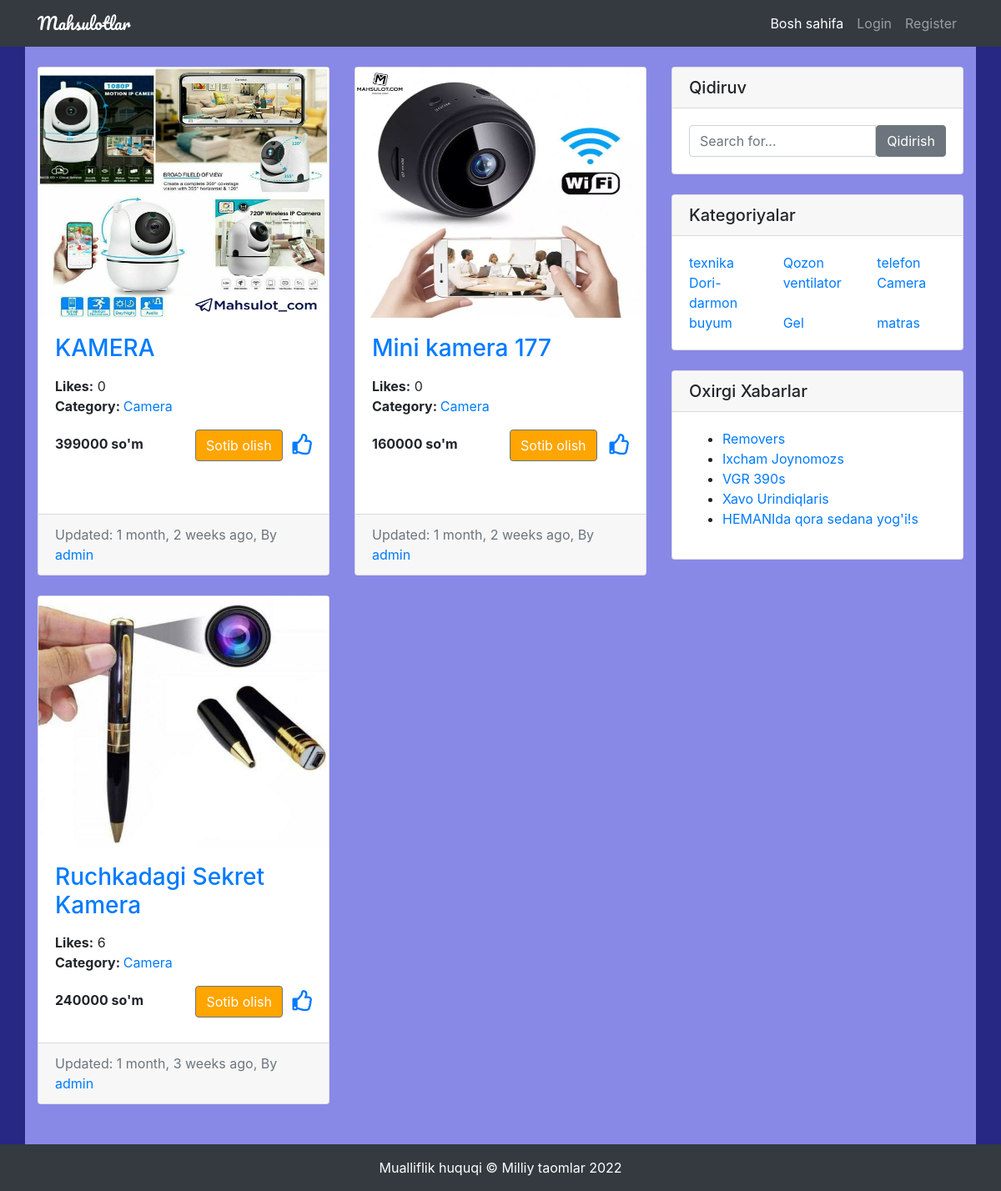
/?q=&cat=Camera, run on the app's committed database.
### restaurants/models.py (models this page shows, shortened)
class Restaurant(models.Model):
    user = models.ForeignKey(User, on_delete=models.CASCADE)
    title = models.CharField(max_length=120)
    image = models.ImageField(upload_to='restaurants/')
    categories = models.CharField(max_length=120)
    location = models.CharField(max_length=120)
    narxi = models.IntegerField()
    aloqa=models.CharField(max_length=150)
    details = models.TextField()
    slug = models.SlugField(unique=True, blank=True)
    likes = models.ManyToManyField(User, related_name='post_likes', blank=True)
    views = models.IntegerField(default=0,blank=True)
    created_at = models.DateTimeField(auto_now_add=True)
    updated_at = models.DateTimeField(auto_now=True)
    is_active = models.BooleanField(default=True)
    def likes_count(self):
        return self.likes.count()
    def get_categories(self):
        cats = self.categories.split(',')
        return cats

### restaurants/views.py (the view, shortened to what this page needs)
# urls.py: path('', RestaurantListView.as_view(), name='home'),
class RestaurantListView(ListView):
    queryset = Restaurant.objects.all()
    paginate_by = 6
    template_name = 'restaurants/restaurant_list.html'
    def get_queryset(self):
        queryset = super().get_queryset()
        q = self.request.GET.get('q')
        cat = self.request.GET.get('cat')
        author = self.request.GET.get('author')
        if q:
            queryset = queryset.filter(
                Q(title__icontains=q) |
                Q(details__icontains=q)
            ).distinct()
        if cat:
            queryset = queryset.filter(categories__icontains=cat)
        if author:
            queryset = queryset.filter(user__username=author)
        return queryset[::-1]

### restaurants/context_processor.py (called while the page is built)
def categories(request):
    cat_list = []
    all_cat = Restaurant.objects.all()
    for cat in all_cat:
        name_list = cat.categories.split(',')
        for item in name_list:
            cat_list.append(item)
    cat_dict = {'categories': set(cat_list)}
    return cat_dict

def user_liked_posts(request):
    if request.user.is_authenticated:
        posts = Restaurant.objects.filter(likes=request.user.id)
        return {'user_liked_posts': posts}
    else:
        return {'user_liked_posts': None}

def recent_posts(request):
    posts = Restaurant.objects.all().order_by('-created_at')[:5]
    context={
        'recent_posts': posts
        }
    return context

### templates/restaurants/restaurant_list.html (shortened to what this page needs)
{% extends 'base.html' %}
{% load humanize %}
{% block content %}
<div class="row" style="background-color: rgb(136, 136, 231) ;">
  <div class="col-md-8 my-4">
    <div class="row">
      {% if object_list %}
      {% for obj in object_list %}
      <div class="col-md-6">
        <div class="card mb-4" style="height: 610px;">
          <img style="height: 300px ;"  src="{{ obj.image.url }}" alt="Card image cap" >
          <div class="card-body" style="height: 210px ;">
            <h3 class="card-title">
              <a href="{% url 'detail' obj.slug %}">{{ obj.title }}</a>
            </h3>
            <p class="card-text">
              <div class="row">
                <div class="col-md-6">
                  <b>Likes:</b> {{ obj.likes_count }}
                </div>
              </div>
              <div class="row">
                <div class="col-md-12">
                  <b>Category: </b>
                  {% for cat in obj.get_categories %}
                  <a href="?q={{ request.GET.q }}&cat={{ cat }}">{{ cat }}</a>
                  {% endfor %}
                </div>
              </div>
            </p>
        <b>{{ obj.narxi}} so'm</b>
        <b style="color: white;"> _______</b>
            <a href="{% url 'detail' obj.slug %}" class="btn btn-secondary" style="background-color: orange;">Sotib olish</a>
            <div class="float-right user-icons">
              {% if obj in user_liked_posts %}
              <form action="{% url 'home' %}" id='like_form{{ obj.id }}' method="POST">
                {% csrf_token %}
                <input type="hidden" name="unlike" value="{{ obj.id }}">
                <a href="javascript:{}" onclick="document.getElementById('like_form{{obj.id}}').submit(); return false;">
                  <i class="fas fa-thumbs-up"></i></a>
              </form>
              {% else %}
              <form action="{% url 'home' %}" id='unlike_form{{ obj.id }}' method="POST">
                <a href="javascript:{}" onclick="document.getElementById('unlike_form{{obj.id}}').submit(); return false;">
                  <i class="far fa-thumbs-up"></i></a>
              </form>
              {% endif %}
            </div>
          </div>
          <div class="card-footer text-muted">
            Updated: {{obj.updated_at|naturaltime}}, By
            <a href="?author={{ obj.user }}">{{ obj.user }}</a>
          </div>
        </div>
      </div>
      {% endfor %}
      {% else %}
      <P class="btn btn-warning ml-3">Bunday mahsulot topilmadi</P>
      {% endif %}
    </div>
  </div>
  {% endblock content %}

### templates/partials/_widgets.html
<div class="col-md-4">
    <div class="card my-4">
        <h5 class="card-header">Qidiruv</h5>
        <div class="card-body">
            <form action="{% url 'home' %}" method="get">
                <div class="input-group">
                    <input type="search" name='q' class="form-control" placeholder="Search for..." value="{{ request.GET.q }}" required>
                    <span class="input-group-btn">
                        <button class="btn btn-secondary" type="submit">Qidirish</button>
                    </span>
                </div>
            </form>
        </div>
    </div>
    <div class="card my-4">
        <h5 class="card-header">Kategoriyalar</h5>
        <div class="card-body">
            <div class="row">
                {% for cat in categories %}
                <div class="col-md-4">
                <a href="{% url 'home' %}?q={{ request.GET.q }}&cat={{ cat }}">{{ cat }}</a>
                </div>
                {% endfor %}
            </div>
        </div>
    </div>
    <div class="card my-4">
        <h5 class="card-header">Oxirgi Xabarlar</h5>
        <div class="card-body">
            <ul>
                {% for post in recent_posts %}
                <li><a href="/{{ post.slug }}">{{ post.title }}s</a></li>
                {% endfor %}
            </ul>
        </div>
    </div>
</div>
</div>

### static/restaurants/css/style.css (style rules this page uses)
body { padding-top: 56px; }
.user-icons { font-size: 25px; }

### data on the page
Restaurant: image (picture), title "KAMERA", likes_count "0", get_categories "Camera", narxi "399000", updated_at "1 month, 2 weeks ago", user "admin"
Restaurant: image (picture), title "Mini kamera 177", likes_count "0", get_categories "Camera", narxi "160000", updated_at "1 month, 2 weeks ago", user "admin"
Restaurant: image (picture), title "Ruchkadagi Sekret Kamera", likes_count "6", get_categories "Camera", narxi "240000", updated_at "1 month, 3 weeks ago", user "admin", categories "Camera"
Restaurant: categories "texnika"
Restaurant: categories "Qozon"
Restaurant: categories "telefon"
Restaurant: categories "Dori-darmon"
Restaurant: categories "ventilator"
Restaurant: categories "buyum"
Restaurant: categories "Gel"
Restaurant: categories "matras"
Restaurant: title "Remover"
Restaurant: title "Ixcham Joynomoz"
Restaurant: title "VGR 390"
Restaurant: title "Xavo Urindiqlari"
Restaurant: title "HEMANIda qora sedana yog'i!"
